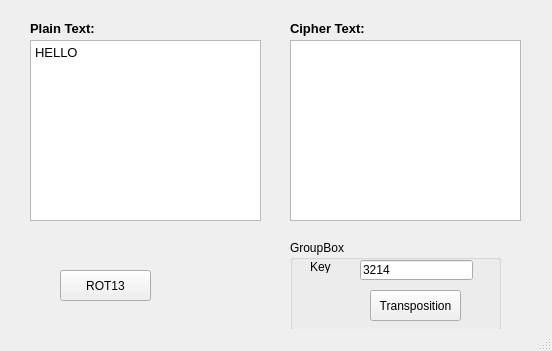
<?xml version="1.0" encoding="UTF-8"?>
<ui version="4.0">
 <class>MainWindow</class>
 <widget class="QMainWindow" name="MainWindow">
  <property name="geometry">
   <rect>
    <x>0</x>
    <y>0</y>
    <width>552</width>
    <height>351</height>
   </rect>
  </property>
  <property name="windowTitle">
   <string>MainWindow</string>
  </property>
  <widget class="QWidget" name="centralwidget">
   <widget class="QPushButton" name="rot13">
    <property name="geometry">
     <rect>
      <x>60</x>
      <y>270</y>
      <width>91</width>
      <height>31</height>
     </rect>
    </property>
    <property name="text">
     <string>ROT13</string>
    </property>
   </widget>
   <widget class="QPlainTextEdit" name="plain_text">
    <property name="geometry">
     <rect>
      <x>30</x>
      <y>40</y>
      <width>231</width>
      <height>181</height>
     </rect>
    </property>
    <property name="font">
     <font>
      <pointsize>10</pointsize>
     </font>
    </property>
    <property name="plainText">
     <string>HELLO</string>
    </property>
   </widget>
   <widget class="QPlainTextEdit" name="cipher_text">
    <property name="geometry">
     <rect>
      <x>290</x>
      <y>40</y>
      <width>231</width>
      <height>181</height>
     </rect>
    </property>
    <property name="font">
     <font>
      <pointsize>10</pointsize>
     </font>
    </property>
   </widget>
   <widget class="QLabel" name="label">
    <property name="geometry">
     <rect>
      <x>30</x>
      <y>20</y>
      <width>101</width>
      <height>16</height>
     </rect>
    </property>
    <property name="font">
     <font>
      <pointsize>10</pointsize>
      <weight>75</weight>
      <bold>true</bold>
     </font>
    </property>
    <property name="text">
     <string>Plain Text:</string>
    </property>
   </widget>
   <widget class="QLabel" name="label_2">
    <property name="geometry">
     <rect>
      <x>290</x>
      <y>20</y>
      <width>81</width>
      <height>16</height>
     </rect>
    </property>
    <property name="font">
     <font>
      <pointsize>10</pointsize>
      <weight>75</weight>
      <bold>true</bold>
     </font>
    </property>
    <property name="text">
     <string>Cipher Text:</string>
    </property>
   </widget>
   <widget class="QGroupBox" name="groupBox">
    <property name="geometry">
     <rect>
      <x>290</x>
      <y>240</y>
      <width>211</width>
      <height>91</height>
     </rect>
    </property>
    <property name="title">
     <string>GroupBox</string>
    </property>
    <widget class="QLineEdit" name="key">
     <property name="geometry">
      <rect>
       <x>70</x>
       <y>20</y>
       <width>113</width>
       <height>20</height>
      </rect>
     </property>
     <property name="text">
      <string>3214</string>
     </property>
    </widget>
    <widget class="QLabel" name="label_3">
     <property name="geometry">
      <rect>
       <x>20</x>
       <y>20</y>
       <width>47</width>
       <height>13</height>
      </rect>
     </property>
     <property name="text">
      <string>Key</string>
     </property>
    </widget>
    <widget class="QPushButton" name="trans">
     <property name="geometry">
      <rect>
       <x>80</x>
       <y>50</y>
       <width>91</width>
       <height>31</height>
      </rect>
     </property>
     <property name="text">
      <string>Transposition</string>
     </property>
    </widget>
   </widget>
  </widget>
  <widget class="QStatusBar" name="statusbar"/>
 </widget>
 <resources/>
 <connections/>
</ui>
